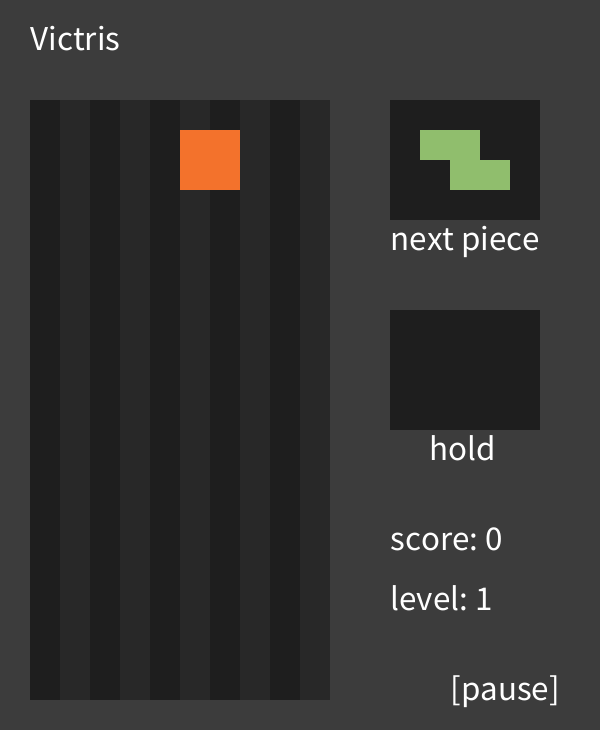
Frame 1 (no input)
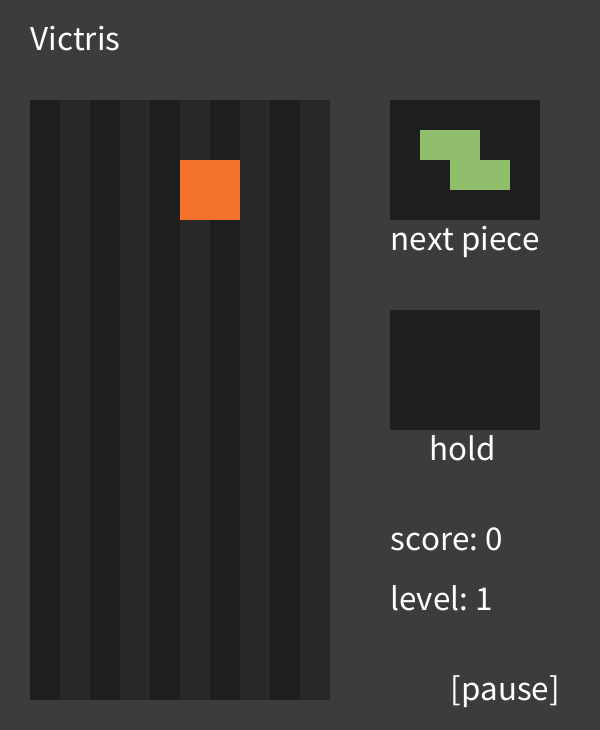
Frame 60 (the mouse pressed at the canvas centre just before this capture)
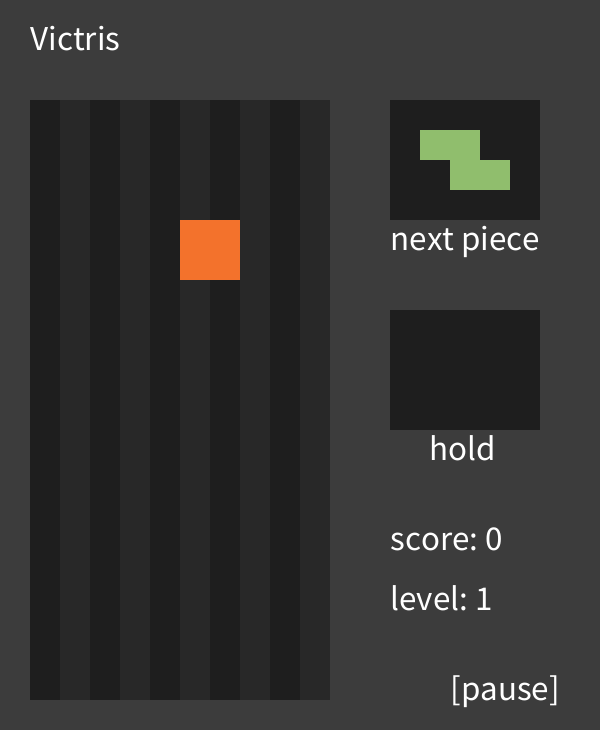
Frame 120 (the mouse held since frame 60 and released just before this capture)

The Processing sketch that drew these frames (run headless with seeded random() and noise(); from frame 60 on, the mouse is pressed at the canvas centre):

// Processing sketch: tetri
// ── tetri.pde
//Alan Li, programming 1
//not tetris

public void setup(){ 
  noStroke();
  background(60);
  frameRate(30);
  size(600,730);
  
  textSize(35);
  
  text("Victris",30,50);
  //text("Legally Distinct Block Stacking Game",30,50);
  
  text("next piece",margins[0]+sqz*12,margins[1]+sqz*5);
  text("hold",margins[0]+sqz*13.3,margins[1]+sqz*12);
  
  
  fill(255);
  text("score: "+score,margins[0]+sqz*12,margins[1]+sqz*15);
  
  
  text("level: "+level,margins[0]+sqz*12,margins[1]+sqz*17);
  
  
  text("[pause]",margins[0]+sqz*14,margins[1]+sqz*20);
  
  //initialise grid arrays to -1
  for (int i = 0; i < 20; i++) {
    for (int j = 0; j < 10; j++) {
        grid[j][i] = -1;
    }
  }
  clearpgrid();
  
  //define tetronimos (pieces)
  
  //T shape
  pieces[0] = new int[][][]{
    {{0,0},{-1,0},{0,-1},{1,0}},
    {{0,0},{-1,0},{0,-1},{0,1}},
    {{0,0},{-1,0},{0,1},{1,0}},
    {{0,0},{0,-1},{0,1},{1,0}},
  };
  
  
  //{{-1,-1},{-1,0},{-1,1},{0,-1},{0,1},{1,-1},{1,0},{1,1}},
  //{{-1,-1},{-1,0},{-1,1},{0,-1},{0,1},{1,-1},{1,0},{1,1}},
  //{{-1,-1},{-1,0},{-1,1},{0,-1},{0,1},{1,-1},{1,0},{1,1}},
  //{{-1,-1},{-1,0},{-1,1},{0,-1},{0,1},{1,-1},{1,0},{1,1}},
  //square
  pieces[1] = new int[][][]{
  {{0,0},{0,-1},{1,-1},{1,0}},
  {{0,0},{0,-1},{1,-1},{1,0}},
  {{0,0},{0,-1},{1,-1},{1,0}},
  {{0,0},{0,-1},{1,-1},{1,0}},
  };
  
  //line
  pieces[2] = new int[][][]{
  {{0,0},{-1,0},{1,0},{-2,0}},
  {{0,0},{0,2},{0,-1},{0,1}},
  {{0,0},{-1,0},{1,0},{2,0}},
  {{0,0},{0,-2},{0,-1},{0,1}},
  };
  
  //reverse L
  pieces[3] = new int[][][]{
  {{0,0},{-1,0},{1,0},{-1,-1}},
  {{0,0},{0,-1},{0,1},{-1,1}},
  {{0,0},{-1,0},{1,0},{1,1}},
  {{0,0},{0,-1},{1,-1},{0,1}},
  };
  
  //Z shape
  pieces[4] = new int[][][]{
  {{0,0},{0,-1},{-1,-1},{1,0}},
  {{0,0},{-1,0},{0,-1},{-1,1}},
  {{0,0},{-1,0},{0,1},{1,1}},
  {{0,0},{0,1},{1,0},{1,-1}},
  };
  
  //S shape
  pieces[5] = new int[][][]{
  {{0,0},{-1,0},{1,-1},{0,-1}},
  {{0,0},{-1,-1},{-1,0},{0,1}},
  {{0,0},{1,0},{0,1},{-1,1}},
  {{0,0},{0,-1},{1,0},{1,1}},
  };
  
  //L shape
  pieces[6] = new int[][][]{
  {{0,0},{-1,0},{1,0},{1,-1}},
  {{0,0},{0,-1},{-1,-1},{0,1}},
  {{0,0},{-1,0},{1,0},{-1,1}},
  {{0,0},{0,-1},{0,1},{1,1}},
  };
  
  //bag randomize once
  pqueue[7] = (int)Math.floor(Math.random()*7);
  bagrandomize();
  
  
  previewdrawpiece(pqueue[cq],0,12,0);
  previewdrawpiece(currenthold,0,12,7);
}

  //initialise array pieces[piece no][rotation][coord instance][x/y]
  int pieces[][][][] = new int[7][4][][];
 
  //initialise cursor tuple
  int cdX = 5;
  int cdY = 2;
  int cursor[] = new int[]{cdX,cdY};
  
  //define piece grid (only for current moving piece)
  int pgrid[][] = new int[10][20];
  
  //define game grid 
  int grid[][] = new int[10][20];
  
  //square size and game board margins
  int sqz = 30;
  int margins[] = new int[]{30,100};
  
  //define current piece and rotation (will be updated)
  int currentpiece = 0;
  int currentrotation = 0;
  
  int totallines = 0;
  
  //hold variables
  int currenthold = -1;
  int swaps = 1;
  
  int score = 0;
  int level = 1;
  int lastwin = -1;
  boolean paused = false;
  
  
  int[][] palettelist = {
    
  //spectrum
  {#f94144,#f3722c,#f8961e,#f9c74f,#90be6d,#43aa8b,#577590,30,40},  
  
  //coffee
  {#ede0d4,#e6ccb2,#ddb892,#b08968,#7f5539,#9c6644,#b08569,30,40},
   
  //lychee
  {#fdf1cb,#f0ccb4,#e3a69d,#d78186,#ca5b6f,#bd3658,#b01041,30,40},
  
  //clay rainbow
  {#588b8b,#ffffff,#ffd5c2,#f28f3b,#c8553d,#62699B,#93b7be,30,40},
  
  //pastel
  {#b6e2dd,#c8ddbb,#e9e5af,#fbdf9d,#fbc99d,#fbb39d,#fba09d,30,40},
  
  //terracotta
  {#797d62,#9b9b7a,#d9ae94,#f1dca7,#ffcb69,#d08c60,#997b66,30,40},
  
  //highlighter
  {#0ad2ff,#2962ff,#9500ff,#ff0059,#ff8c00,#b4e600,#0fffdb,30,40},  
  
  //pink
  {#ff9286,#fbb3a5,#ffc5ba,#ffe5e5,#f4b7c6,#ff92b1,#fe7295,30,40},
  
  
  };
  
  int[] palette = palettelist[0];

//draw square
public void drawsqr(float x, float y,int hue){
    colorMode(RGB,255,255,255);
    
    //fills based on hue arg
    switch(hue){
      case 0:
        fill(palette[0]);
        break;
      case 1:
        fill(palette[1]);
        break;
      case 2:
        fill(palette[2]);
        break;
      case 3:
        fill(palette[3]);
        break;
      case 4:
        fill(palette[4]);
        break;
      case 5:
        fill(palette[5]);
        break;
      case 6:
        fill(palette[6]);
        break;
      case -1:
        if(x%2==0){ fill(palette[7]);}else{ fill(palette[8]);}
       
        break;
      case -2:
        fill(255);
        break;
      case -3:
        fill(0);
        break;
      default:
        fill(255);
    }
    
    
    float cx = margins[0]+x*sqz;
    float cy = margins[1]+y*sqz;
    rect(cx,cy,sqz,sqz);
    
    colorMode(RGB,255,255,255);
}

//reset piece grid to -1
public void clearpgrid(){
  pgrid = new int[10][20];
  for (int i = 0; i < 20; i++) {
    for (int j = 0; j < 10; j++) {
        pgrid[j][i] = -1;
    }
  }
}

//draw the current piece on the piece grid
public void drawpiece(int pieceno,int rot){
  clearpgrid();
  
  //array of current selected piece and rotation
  int carray[][] = pieces[pieceno][rot];
  
  //for each coordinate in piece map, copy to pgrid
  for (int i = 0; i < carray.length; i++){
    int cx = cursor[0]+carray[i][0];
    int cy = cursor[1]+carray[i][1];
    pgrid[cx][cy] = pieceno;
  }
}

//same function but for drawing the preview window
public void previewdrawpiece(int pieceno,int rot, int x, int y){
  
  //redraw preview box
  fill(palette[7]);
  rect(margins[0]+sqz*x,margins[1]+sqz*y,sqz*5,sqz*4);
  
  if (pieceno == -1){return;}
  
  int carray[][] = pieces[pieceno][rot];
  
  for (int i = 0; i < carray.length; i++){
    float cx = x+2+carray[i][0];
    float cy = y+2+carray[i][1];
    
    if (pieceno == 1){
      cx = cx-0.5;
    }
    if (pieceno == 2){
      cx = cx+0.5;
      cy = cy-0.5;
    }
    
    drawsqr(cx,cy,pieceno);
  }
}

void mousePressed(){
  if (mouseX>margins[0]+sqz*10){
    if ((mouseY>300)&&(mouseY<470)){
      holdswap();
    }
    
    if (mouseY>600){
      
      if (paused){
        fill(60);
        paused=false;
        rect(margins[0]+sqz*13,margins[1]+sqz*19,250,50);
        fill(255);
        text("[pause]",margins[0]+sqz*14,margins[1]+sqz*20);
        print("\nunpaused");

      }else{
        fill(60);
        paused=true;
        rect(margins[0]+sqz*13,margins[1]+sqz*19,250,50);
        
        fill(255);
        text("[unpause]",margins[0]+sqz*13.5,margins[1]+sqz*20);
        print("\npaused");
      }
    }
  } else {
    if (paused) return;
    int mx = (int)Math.floor((mouseX-margins[0])/sqz);
    int my = (int)Math.floor((mouseY-margins[1])/sqz);
    int xd = Math.abs(cursor[0]-mx);
    int yd = Math.abs(cursor[1]-my);
    
    if(xd<=1 && yd<=1){
      int loop;
      if (currentrotation == 0){
          loop = 3;
        } else {
          loop = currentrotation-1;
        }
      if (!(checkcollision(currentpiece,loop,0,0))){
        currentrotation = loop;
      }
    } else {
      if (mouseY<600){
        int xpos = (int)Math.abs((mouseX-margins[0])/sqz);
          if (!(checkcollision(currentpiece,currentrotation,xpos-cursor[0],0))){
            cursor[0] = xpos;
         }
      } else {
       while (!(checkcollision(currentpiece,currentrotation,0,1))){
        cursor[1] = cursor[1]+1;
        cframe = fpt-1;
        score = score+2;
        scoreupdate();
        } 
      }
    }
  }
}

//check collision of piece at provided arguments, return true if collision
public boolean checkcollision(int pieceno,int rot,int offsetX,int offsetY){

  int carray[][] = pieces[pieceno][rot];
 
  //check collision for each point
  for (int i = 0; i < carray.length; i++){
    int cx = cursor[0]+carray[i][0]+offsetX;
    int cy = cursor[1]+carray[i][1]+offsetY;
    
    boolean xinbound = (cx >= 0) && (cx < 10);
    boolean yinbound = (cy >= 0) && (cy < 20);
    
    debugdrawsqr(cx,cy);
    
    if (!(xinbound && yinbound)){
      //if out of bounds return true
      return true;
      
    } else {
      if (!(grid[cx][cy]==-1)){
        //if there is a square already there return true
        return true;
      }
    }
  }
  return false;
}

//run every frame, draws all the squares from each board
public void drawboards(){
  
  for (int py = 0; py < 20; py++) {
    for (int px = 0; px < 10; px++) {
      //!(grid[px][py]==-1)
      if (true){
       
        drawsqr(px,py,grid[px][py]);
      }
    }
  }
  for (int py = 0; py < 20; py++) {
    for (int px = 0; px < 10; px++) {
      if (!(pgrid[px][py]==-1)){
        drawsqr(px,py,currentpiece);
      }
    }
  }
  
}


public void debugdrawsqr(int x, int y){
    //draw square but yellow, for testing
    colorMode(RGB,255,255,255);
    fill(255,255,0);
    float cx = margins[0]+x*sqz;
    float cy = margins[1]+y*sqz;
    //rect(cx,cy,sqz,sqz);
}

void holdswap(){
 if (!(swaps==0)){
      print(currenthold);
      swaps = swaps-1;
      if (currenthold == -1){
        currenthold = currentpiece;
          //draw new piece
          bagrandomize();
          previewdrawpiece(pqueue[cq],0,12,0);
          currentrotation = 0;
      }else{
        int temp = currentpiece;
        currentpiece = currenthold;
        currenthold = temp;
      }
      print(">"+currenthold+".");
      previewdrawpiece(currenthold,0,12,7);
      //reset cursor
      cursor[0] = cdX;
      cursor[1] = cdY;
 }
}

//input handler
void keyPressed(){
  if (paused){return;}
  if (flashing){return;}
  if (key == 'w'){
      holdswap();
  
    
  }
  
  //check collision then move based on key press
  if (key == 'a'){
    if (!(checkcollision(currentpiece,currentrotation,-1,0))){
      cursor[0] = cursor[0]-1;
    }
  }
  if (key == 'd'){
    if (!(checkcollision(currentpiece,currentrotation,1,0))){
      cursor[0] = cursor[0]+1;
    }
  }
  if (key == 's'){
    if (!(checkcollision(currentpiece,currentrotation,0,1))){
      cursor[1] = cursor[1]+1;
      score = score+1;
      scoreupdate();
      cframe = 0;
    }
  }
  if (key == ' '){
    while (!(checkcollision(currentpiece,currentrotation,0,1))){
      cursor[1] = cursor[1]+1;
      cframe = fpt-1;
      score = score+2;
      scoreupdate();
    }
  }
  //same with rotation
  if (key == 'q'){
    int loop;
    if (currentrotation == 3){
        loop = 0;
      } else {
        loop = currentrotation+1;
      }
    if (!(checkcollision(currentpiece,loop,0,0))){
      currentrotation = loop;
    }
  }
  if (key == 'e'){
    int loop;
    if (currentrotation == 0){
        loop = 3;
      } else {
        loop = currentrotation-1;
      }
    if (!(checkcollision(currentpiece,loop,0,0))){
      currentrotation = loop;
    }
  }
  
}

//define current frame
int cframe;

//frames per game tick
int fpt = 30;

int flashticks = 20;
void draw(){
  if (paused){return;}
  
  if (flashing){
    if (flashticks%2==1){
      flashwhite();
      drawboards();
    }else{
      flashblack();
      drawboards();
    }
    
    if (flashticks == 0){
      flashing = false;
      flashticks = 20;
      for (int i = 0; i < 20; i++){
        if (winlines[i] == 1){
          shiftgrid(i);
        }
      }  
    }
    flashticks--;
    return;
  }
  //draw current piece
  drawpiece(currentpiece,currentrotation );
  
  //draw the game interface?
  //fill(20);
  //rect(margins[0],margins[1],300,600);
  
  
  //update screens
  drawboards();
  
  //once every fpt frame, tick the game
  if (cframe == fpt-1){
    cframe = 0;
    print("|");
    gametick();
  } else {
    cframe++;
  }
}

//runs once per tick
void gametick(){
  
  //if piece can move down one,
  if (!checkcollision(currentpiece,currentrotation,0,1)){
    //move down one
    cursor[1] = cursor[1]+1;
  } else {
    
    print("p"+currentpiece+".");
    
    //otherwise flatten
    flatten();
    
    //reset cursor
    cursor[0] = cdX;
    cursor[1] = cdY;
    
    //draw new piece
    bagrandomize();
    previewdrawpiece(pqueue[cq],0,12,0);
    currentrotation = 0;
    
    swaps = 1;
    
    //check win
    checkwin();
    
    //check loss
    if (checkcollision(currentpiece,currentrotation,0,0)){
      
      //will update
      print("lost");
      delay(1000000);
    }
  }
}

//check win
int winlines[] = new int[20];
void checkwin(){
  winlines = new int[20];
  boolean haswin = false;
  int tlines = 0;
  for (int row = 0; row<20; row++){
    boolean winline = true;
    for (int col = 0; col<10; col++){
      if (grid[col][row] == -1){
        winline = false;
      }
    }
    if (winline){
      haswin = true;
      winlines[row]=1;
      tlines++;
      
     
      
    }
  }
  
  int conseq = 0;
  int tc = 0;
  for (int i = 0; i < winlines.length; i++)
  {
    if (winlines[i]==1){
      
      tc = tc+1;
    } else {
      tc=0;
    }
    if (tc>conseq){
        conseq=tc;
    }
  }
  
  if (haswin){
    //tlines is total lines cleared
    //conseq is largest no of conseq
    flashing = true;
    
    
    
    if (lastwin == 4){
      score = score+1200;
      print("+1200");
    }else{
      score = score+scoring(tlines);
      print("+"+scoring(tlines));
    }
    
    lastwin = tlines;
    totallines = totallines+tlines;
    level = (int)Math.floor(totallines/10)+1;
    
    int len = palettelist.length;
    palette = palettelist[(level-1)%len];
    fpt = 30-level*1;
     
    scoreupdate();
  
  //scoring:
  //soft drop: 1/cell
  //hard drop: 2/cell
  //single: 100*level
  //double: 300*level
  //triple: 500*level
  //tetris: 800*level
  //back2back tetris: 1200*level
  
  }
  
}

void scoreupdate(){
  
  //stroke(100);
  fill(60);
  rect(margins[0]+sqz*12,margins[1]+sqz*14,250,50);
   rect(margins[0]+sqz*12,margins[1]+sqz*16,250,50);   
      
  //stroke(0);
  fill(255);
  text("score: "+score,margins[0]+sqz*12,margins[1]+sqz*15);
  
  
  text("level: "+level,margins[0]+sqz*12,margins[1]+sqz*17);
}

int scoring(int lines){
  switch (lines){
    case 1:
      return 100*level;
    case 2:
      return 300*level;
    case 3:
      return 500*level;
    case 4:
      return 800*level;
    default:
      return 0;
  }
}


boolean flashing = false;
void flashwhite(){
  for (int i = 0; i < 20; i++){
    if (winlines[i] == 1){
      for (int j = 0; j < 10; j++){
        grid[j][i] = -2;
      }
    }
  }
}
void flashblack(){
  for (int i = 0; i < 20; i++){
    if (winlines[i] == 1){
      for (int j = 0; j < 10; j++){
        grid[j][i] = -3;
      }
    }
  }
}

void shiftgrid(int row){
  for (int r = row-1; r>0; r--){
    for (int i = 0; i < 10; i++){
      grid[i][r+1] = grid [i][r];
    }
  }
}

//queue is 7 bag randomised pieces, and one extra piece so i can "show next"
int pqueue[] = new int[8];
//current place in queue
int cq = 7;
int bag[] = {0,1,2,3,4,5,6};
void bagrandomize(){
  if (cq == 7){
    cq = 0;
    pqueue[0] = pqueue[7];
    
    //reset bag
    bag = new int[]{0,1,2,3,4,5,6};
    
     
    //bad code but java does not have lists for some reason
    bag[pqueue[0]]=-1;
    for (int i = 1; i<7; i++){
      int temp = (int)Math.floor(Math.random()*7);
       
       
      while (bag[temp]==-1){
        temp = (int)Math.floor(Math.random()*7);
      }
      bag[temp] = -1;
      pqueue[i]=temp;
     
    }
    
    pqueue[7] = (int)Math.floor(Math.random()*7);
    
    print("\nscore: "+score);
    print("\nlvl: "+level);
    print("\ncurrent bag: \n"+pqueue[0]+" "+pqueue[1]+" "+pqueue[2]+" "+pqueue[3]+" "+pqueue[4]+" "+pqueue[5]+" "+pqueue[6]+" -> "+pqueue[7]+"\n");
       
    cq = 0;
    
  }
  currentpiece = pqueue[cq];
  cq++;
}

//copies the pgrid onto the game grid
void flatten(){
  for (int py = 0; py < 20; py++) {
    for (int px = 0; px < 10; px++) {
      if (!(pgrid[px][py]==-1)){
        grid[px][py] = currentpiece;
      }
    }
  }
  clearpgrid();
}
